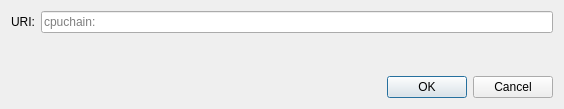
<?xml version="1.0" encoding="UTF-8"?>
<ui version="4.0">
 <class>OpenURIDialog</class>
 <widget class="QDialog" name="OpenURIDialog">
  <property name="geometry">
   <rect>
    <x>0</x>
    <y>0</y>
    <width>564</width>
    <height>109</height>
   </rect>
  </property>
  <property name="windowTitle">
   <string>Open cpuchain URI</string>
  </property>
  <layout class="QVBoxLayout" name="verticalLayout">
   <item>
    <layout class="QHBoxLayout" name="horizontalLayout">
     <item>
      <widget class="QLabel" name="label">
       <property name="text">
        <string>URI:</string>
       </property>
      </widget>
     </item>
     <item>
      <widget class="QValidatedLineEdit" name="uriEdit">
       <property name="placeholderText">
        <string notr="true">cpuchain:</string>
       </property>
      </widget>
     </item>
    </layout>
   </item>
   <item>
    <spacer name="verticalSpacer">
     <property name="orientation">
      <enum>Qt::Vertical</enum>
     </property>
     <property name="sizeHint" stdset="0">
      <size>
       <width>20</width>
       <height>40</height>
      </size>
     </property>
    </spacer>
   </item>
   <item>
    <widget class="QDialogButtonBox" name="buttonBox">
     <property name="orientation">
      <enum>Qt::Horizontal</enum>
     </property>
     <property name="standardButtons">
      <set>QDialogButtonBox::Cancel|QDialogButtonBox::Ok</set>
     </property>
    </widget>
   </item>
  </layout>
 </widget>
 <customwidgets>
  <customwidget>
   <class>QValidatedLineEdit</class>
   <extends>QLineEdit</extends>
   <header>qt/qvalidatedlineedit.h</header>
  </customwidget>
 </customwidgets>
 <resources/>
 <connections>
  <connection>
   <sender>buttonBox</sender>
   <signal>accepted()</signal>
   <receiver>OpenURIDialog</receiver>
   <slot>accept()</slot>
   <hints>
    <hint type="sourcelabel">
     <x>248</x>
     <y>254</y>
    </hint>
    <hint type="destinationlabel">
     <x>157</x>
     <y>274</y>
    </hint>
   </hints>
  </connection>
  <connection>
   <sender>buttonBox</sender>
   <signal>rejected()</signal>
   <receiver>OpenURIDialog</receiver>
   <slot>reject()</slot>
   <hints>
    <hint type="sourcelabel">
     <x>316</x>
     <y>260</y>
    </hint>
    <hint type="destinationlabel">
     <x>286</x>
     <y>274</y>
    </hint>
   </hints>
  </connection>
 </connections>
</ui>
